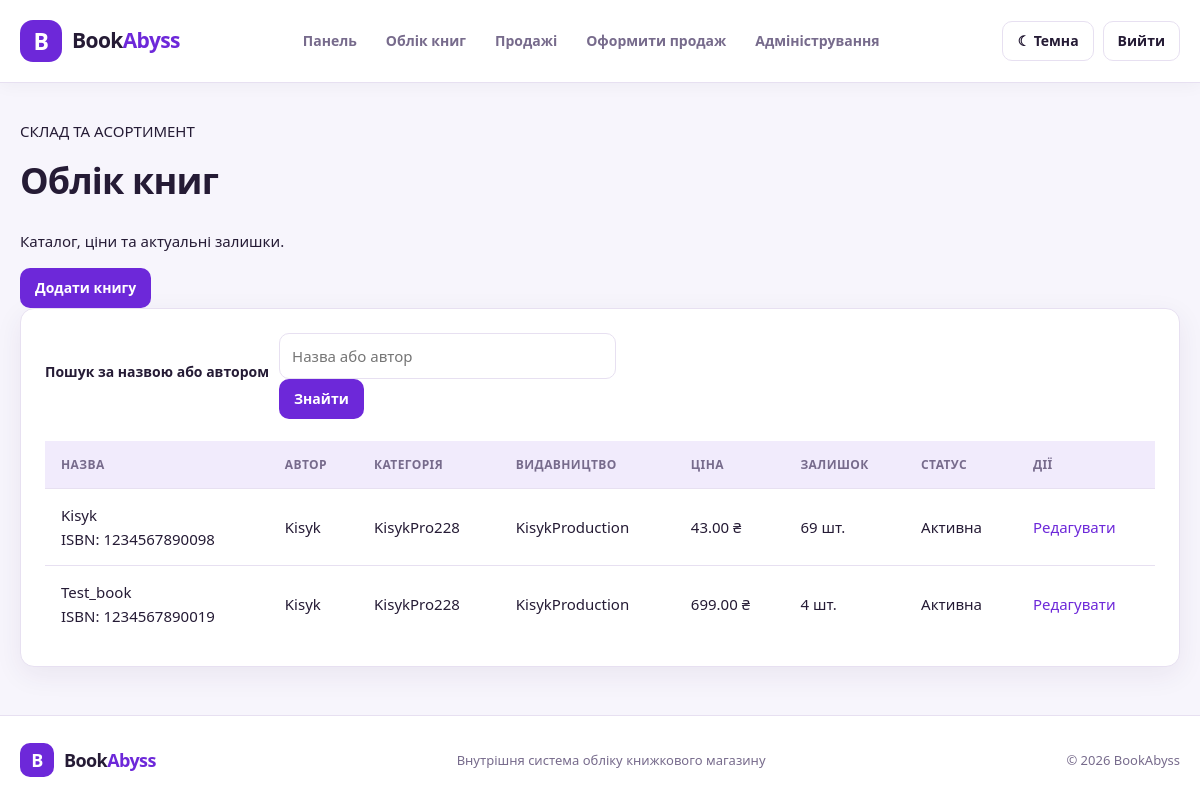
The app's page /books/ (signed in) with its own data.
### books/models.py (models this page shows, shortened)
class Book(models.Model):
    title = models.CharField("Назва книги", max_length=200)
    author = models.ForeignKey(
        Author, on_delete=models.PROTECT,
        verbose_name="Автор"
    )
    category = models.ForeignKey(
        Category, on_delete=models.PROTECT,
        verbose_name="Категорія"
    )
    publisher = models.ForeignKey(
        Publisher, on_delete=models.PROTECT,
        verbose_name="Видавництво"
    )
    isbn = models.CharField(
        "ISBN", max_length=20, unique=True, blank=True
    )
    price = models.DecimalField(
        "Ціна", max_digits=10, decimal_places=2,
        validators=[MinValueValidator(0.01)]
    )
    stock_quantity = models.PositiveIntegerField(
        "Кількість на складі", default=0
    )
    is_active = models.BooleanField("Активна", default=True)
    class Meta:
        verbose_name = "Книга"
        verbose_name_plural = "Книги"

class Author(models.Model):
    full_name = models.CharField(
        "Повне ім'я", max_length=160, unique=True
    )
    def __str__(self):
        return self.full_name
    class Meta:
        verbose_name = "Автор"
        verbose_name_plural = "Автори"

class Category(models.Model):
    name = models.CharField(
        "Назва категорії", max_length=100, unique=True
    )
    def __str__(self):
        return self.name
    class Meta:
        verbose_name = "Категорія"
        verbose_name_plural = "Категорії"

class Publisher(models.Model):
    name = models.CharField(
        "Назва видавництва", max_length=160, unique=True
    )
    def __str__(self):
        return self.name
    class Meta:
        verbose_name = "Видавництво"
        verbose_name_plural = "Видавництва"

### books/views.py (the view)
# urls.py: path("books/", BookListView.as_view(), name="book_list"),
class BookListView(LoginRequiredMixin, ListView):
    model = Book
    template_name = 'books/book_list.html'
    context_object_name = 'books'
    def get_queryset(self):
        queryset = Book.objects.select_related(
            'author', 'category', 'publisher'
        )
        user = self.request.user
        if not (user.is_superuser or user.is_staff):
            queryset = queryset.filter(is_active=True)
        query = self.request.GET.get("q", "").strip()
        if query:
            queryset = queryset.filter(
                Q(title__icontains=query)
                | Q(author__full_name__icontains=query)
            )
        return queryset.distinct()
    def get_context_data(self, **kwargs):
        context = super().get_context_data(**kwargs)
        context["query"] = self.request.GET.get("q", "").strip()
        return context

### books/templates/books/book_list.html (shortened to what this page needs)
{% extends "base.html" %}
{% block content %}
<section class="page-heading">
    <div>
        <p class="eyebrow">СКЛАД ТА АСОРТИМЕНТ</p>
        <h1>Облік книг</h1>
        <p class="subheading">
            Каталог, ціни та актуальні залишки.
        </p>
    </div>
    {% if user.is_staff or user.is_superuser %}
        <a class="button" href="{% url 'book_create' %}">
            Додати книгу
        </a>
    {% endif %}
</section>
<section class="panel">
    <form method="get" class="search-form">
        <label for="q">Пошук за назвою або автором</label>
        <div class="search-row">
            <input
                id="q"
                type="search"
                name="q"
                value="{{ query }}"
                placeholder="Назва або автор"
            >
            <button class="button" type="submit">Знайти</button>
        </div>
    </form>
    <div class="table-wrap">
        <table>
            <thead>
                <tr>
                    <th>Назва</th>
                    <th>Автор</th>
                    <th>Категорія</th>
                    <th>Видавництво</th>
                    <th>Ціна</th>
                    <th>Залишок</th>
                    <th>Статус</th>
                    {% if user.is_staff or user.is_superuser %}
                        <th>Дії</th>
                    {% endif %}
                </tr>
            </thead>
            <tbody>
                {% for book in books %}
                    <tr>
                        <td>
                            {{ book.title }}
                            {% if book.isbn %}
                                <div class="muted small">
                                    ISBN: {{ book.isbn }}
                                </div>
                            {% endif %}
                        </td>
                        <td>{{ book.author }}</td>
                        <td>{{ book.category }}</td>
                        <td>{{ book.publisher }}</td>
                        <td>{{ book.price|floatformat:2 }} ₴</td>
                        <td>{{ book.stock_quantity }} шт.</td>
                        <td>
                            {% if book.is_active %}
                                Активна
                            {% else %}
                                Неактивна
                            {% endif %}
                        </td>
                        {% if user.is_staff or user.is_superuser %}
                            <td>
                                <a href="{% url 'book_edit' book.pk %}">
                                    Редагувати
                                </a>
                            </td>
                        {% endif %}
                    </tr>
                {% empty %}
                    <tr>
                        <td colspan="8">Книг не знайдено.</td>
                    </tr>
                {% endfor %}
            </tbody>
        </table>
    </div>
</section>
{% endblock %}

### books/templates/base.html (shortened to what this page needs)
{% load static %}
<!DOCTYPE html>
<html lang="uk">
<head>
    <link rel="stylesheet" href="{% static 'books/style.css' %}">
</head>
<body class="{% if request.COOKIES.theme == 'dark' %}dark-theme{% endif %}">
    {% include "includes/navbar.html" %}
    <main class="container main-content">
        {% block content %}{% endblock %}
    </main>
    {% include "includes/footer.html" %}
</body>
</html>

### books/templates/includes/navbar.html (shortened to what this page needs)
<header class="site-header">
    <div class="container navbar">
        <a class="brand" href="{% url 'home' %}">
            <span class="brand-icon">B</span>
            <span class="brand-name">Book<span class="brand-accent">Abyss</span></span>
        </a>
        <nav class="nav-links" aria-label="Головна навігація">
            {% if user.is_authenticated %}
                <a class="nav-link" href="{% url 'dashboard' %}">Панель</a>
                <a class="nav-link" href="{% url 'book_list' %}">Облік книг</a>
                <a class="nav-link" href="{% url 'sales_list' %}">Продажі</a>
                <a class="nav-link" href="{% url 'sale_create' %}">Оформити продаж</a>
                {% if user.is_staff or user.is_superuser %}
                    <a class="nav-link" href="/admin/">Адміністрування</a>
                {% endif %}
            {% else %}
                <a class="nav-link" href="{% url 'login' %}">Вхід</a>
                <a class="nav-link" href="{% url 'register' %}">Реєстрація продавця</a>
            {% endif %}
        </nav>
        <div class="nav-actions">
            <form method="post" action="{% url 'toggle_theme' %}" class="theme-form">
                <button type="submit" class="theme-toggle">
                    {% if request.COOKIES.theme == "dark" %}
                        ☀ Світла
                    {% else %}
                        ☾ Темна
                    {% endif %}
                </button>
            </form>
            {% if user.is_authenticated %}
                <form method="post" action="{% url 'logout' %}" class="logout-form">
                    <button class="button button-outline" type="submit">
                        Вийти
                    </button>
                </form>
            {% endif %}
        </div>
    </div>
</header>

### books/templates/includes/footer.html
<footer class="site-footer">
    <div class="container footer-content">
        <a class="brand footer-brand" href="{% url 'home' %}">
            <span class="brand-icon">B</span>
            <span class="brand-name">Book<span class="brand-accent">Abyss</span></span>
        </a>
        <p class="footer-description">
            Внутрішня система обліку книжкового магазину
        </p>
        <span class="footer-copy">© 2026 BookAbyss</span>
    </div>
</footer>

### records on screen
Book: title "Kisyk", isbn "1234567890098", author "Kisyk", category "KisykPro228", publisher "KisykProduction", price "43.00", stock_quantity "69", is_active "Активна"
Book: title "Test_book", isbn "1234567890019", author "Kisyk", category "KisykPro228", publisher "KisykProduction", price "699.00", stock_quantity "4", is_active "Активна"
